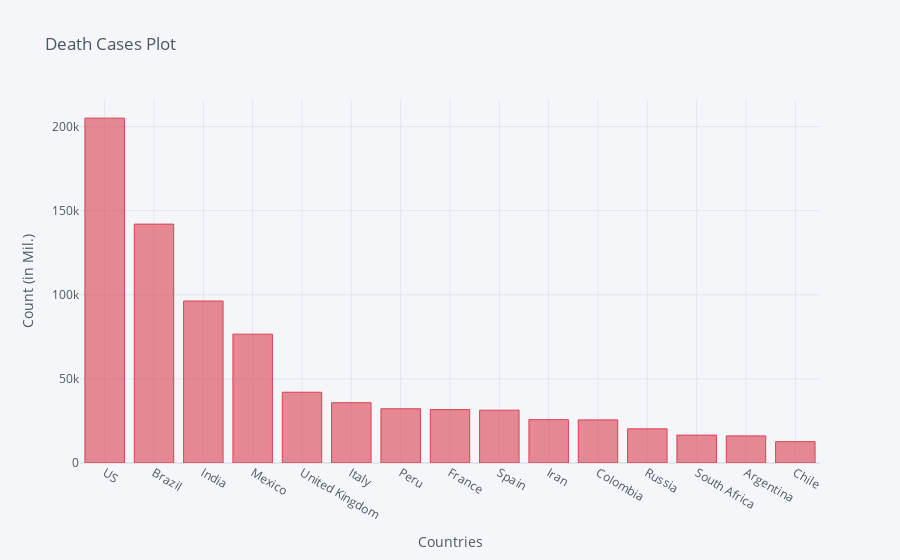

Write notebook code for a chart like this one.
### Code cell
death_df2_plot.iplot(kind='bar', x='Country/Region', y='9/28/20',color='red',
                    title='Death Cases Plot',xTitle='Countries',yTitle='Count (in Mil.)')

### Figure 1 — Plotly figure (JSON) as saved in the notebook; plotly's stock layout.template omitted (floating-point values rounded to 4 significant figures)
{"data": [{"marker": {"color": "rgba(219, 64, 82, 0.6)", "line": {"color": "rgba(219, 64, 82, 1.0)", "width": 1}}, "name": "9/28/20", "orientation": "v", "text": "", "type": "bar", "x": ["US", "Brazil", "India", "Mexico", "United Kingdom", "Italy", "Peru", "France", "Spain", "Iran", "Colombia", "Russia", "South Africa", "Argentina", "Chile"], "y": [205072, 142058, 96318, 76603, 42090, 35851, 32262, 31744, 31411, 25779, 25641, 20299, 16586, 16113, 12698]}], "layout": {"legend": {"bgcolor": "#F5F6F9", "font": {"color": "#4D5663"}}, "paper_bgcolor": "#F5F6F9", "plot_bgcolor": "#F5F6F9", "title": {"font": {"color": "#4D5663"}, "text": "Death Cases Plot"}, "xaxis": {"gridcolor": "#E1E5ED", "showgrid": true, "tickfont": {"color": "#4D5663"}, "title": {"font": {"color": "#4D5663"}, "text": "Countries"}, "zerolinecolor": "#E1E5ED"}, "yaxis": {"gridcolor": "#E1E5ED", "showgrid": true, "tickfont": {"color": "#4D5663"}, "title": {"font": {"color": "#4D5663"}, "text": "Count (in Mil.)"}, "zerolinecolor": "#E1E5ED"}}}
